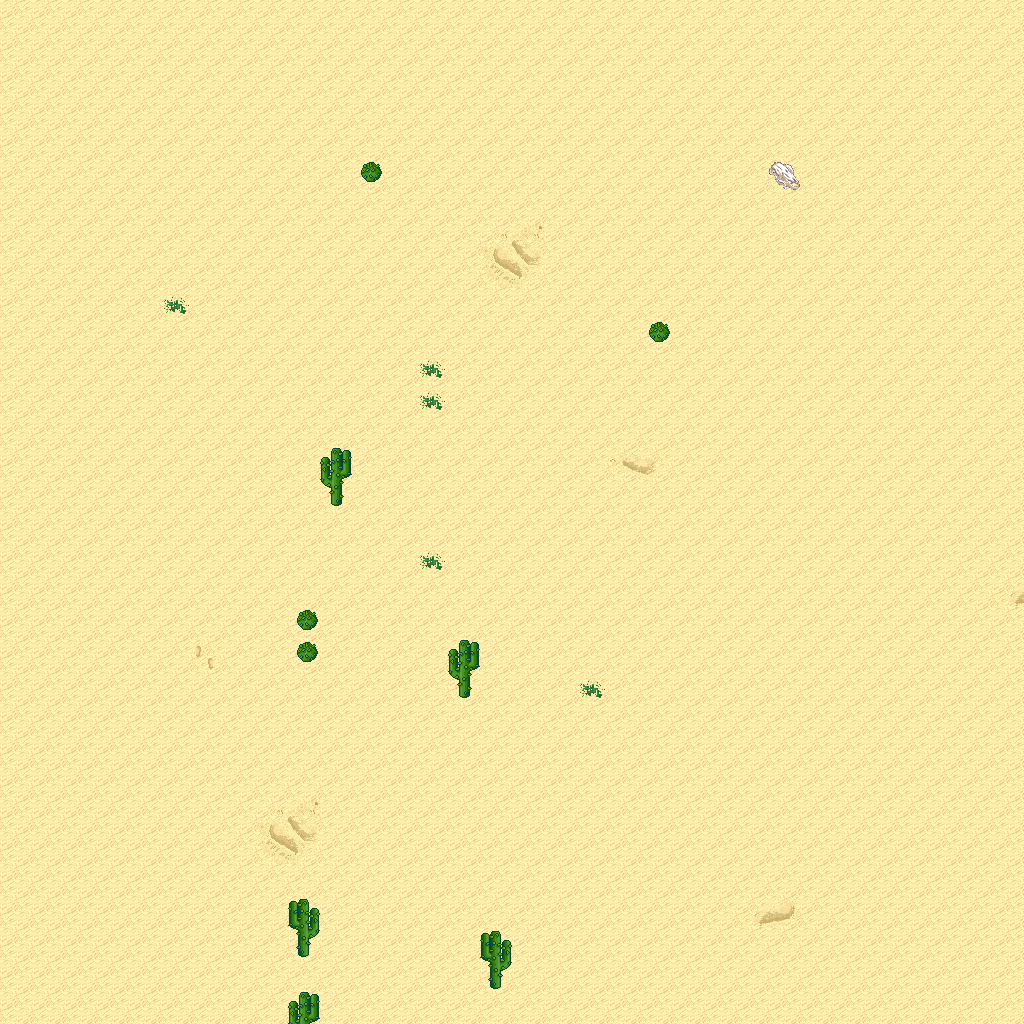

This is a level from a 2D game, rendered from its Tiled map with the project's own tilesets. A one-line summary and the map file follow, with tile-layer data summarised:
An orthogonal 32x32 tile map with 32x32 px tiles, 5 tile layers (Ground, Objects, Objects2, Above, ...), 1 hidden layer not drawn, 8 tilesets.

<map version="1.10" tiledversion="1.11.0" orientation="orthogonal" renderorder="right-down" width="32" height="32" tilewidth="32" tileheight="32" infinite="0" nextlayerid="11" nextobjectid="1">
 <tileset firstgid="1" name="logic_collision" tilewidth="32" tileheight="32" tilecount="1" columns="1">
  <image source="../drawable/logic_collision.png" width="32" height="32" />
 </tileset>
 <tileset firstgid="2" name="ground_ground" tilewidth="32" tileheight="32" tilecount="33" columns="3">
  <image source="../drawable/ground_ground.png" width="96" height="352" />
 </tileset>
 <tileset firstgid="35" name="ground_ridge_earth_pale" tilewidth="32" tileheight="32" tilecount="96" columns="12">
  <image source="../drawable/ground_ridge_earth_pale.png" width="384" height="256" />
 </tileset>
 <tileset firstgid="131" name="ground_ridge_earth_dark" tilewidth="32" tileheight="32" tilecount="96" columns="12">
  <image source="../drawable/ground_ridge_earth_dark.png" width="384" height="256" />
 </tileset>
 <tileset firstgid="227" name="terrain_desert" tilewidth="32" tileheight="32" tilecount="88" columns="8">
  <image source="../drawable/terrain_desert.png" width="256" height="352" />
 </tileset>
 <tileset firstgid="315" name="plant_tree_tree_darkgreen" tilewidth="32" tileheight="32" tilecount="88" columns="8">
  <image source="../drawable/plant_tree_tree_darkgreen.png" width="256" height="352" />
 </tileset>
 <tileset firstgid="403" name="ground_sand_2" tilewidth="32" tileheight="32" tilecount="15" columns="5">
  <image source="../drawable/ground_sand_2.png" width="160" height="96" />
 </tileset>
 <tileset firstgid="418" name="plant_cactus_2" tilewidth="32" tileheight="32" tilecount="10" columns="5">
  <image source="../drawable/plant_cactus_2.png" width="160" height="64" />
 </tileset>
 <layer id="1" name="Ground" width="32" height="32">
  <data>[1024 cells, 1024 non-empty, 12 distinct tile ids]</data>
 </layer>
 <layer id="2" name="Objects" width="32" height="32">
  <data>[1024 cells, 8 non-empty, 3 distinct tile ids]</data>
 </layer>
 <layer id="3" name="Objects2" width="32" height="32">
  <data>[1024 cells, 0 non-empty, 0 distinct tile ids]</data>
 </layer>
 <layer id="4" name="Above" width="32" height="32">
  <data>[1024 cells, 5 non-empty, 2 distinct tile ids]</data>
 </layer>
 <layer id="5" name="Above2" width="32" height="32">
  <data>[1024 cells, 0 non-empty, 0 distinct tile ids]</data>
 </layer>
 <layer id="6" name="Walkable" width="32" height="32" visible="0">
  <data>[1024 cells, 9 non-empty, 1 distinct tile ids]</data>
 </layer>
 <objectgroup id="7" name="Mapevents" />
 <objectgroup id="8" name="Spawn" />
 <objectgroup id="9" name="Keys" />
 <objectgroup id="10" name="Replace" />
</map>
